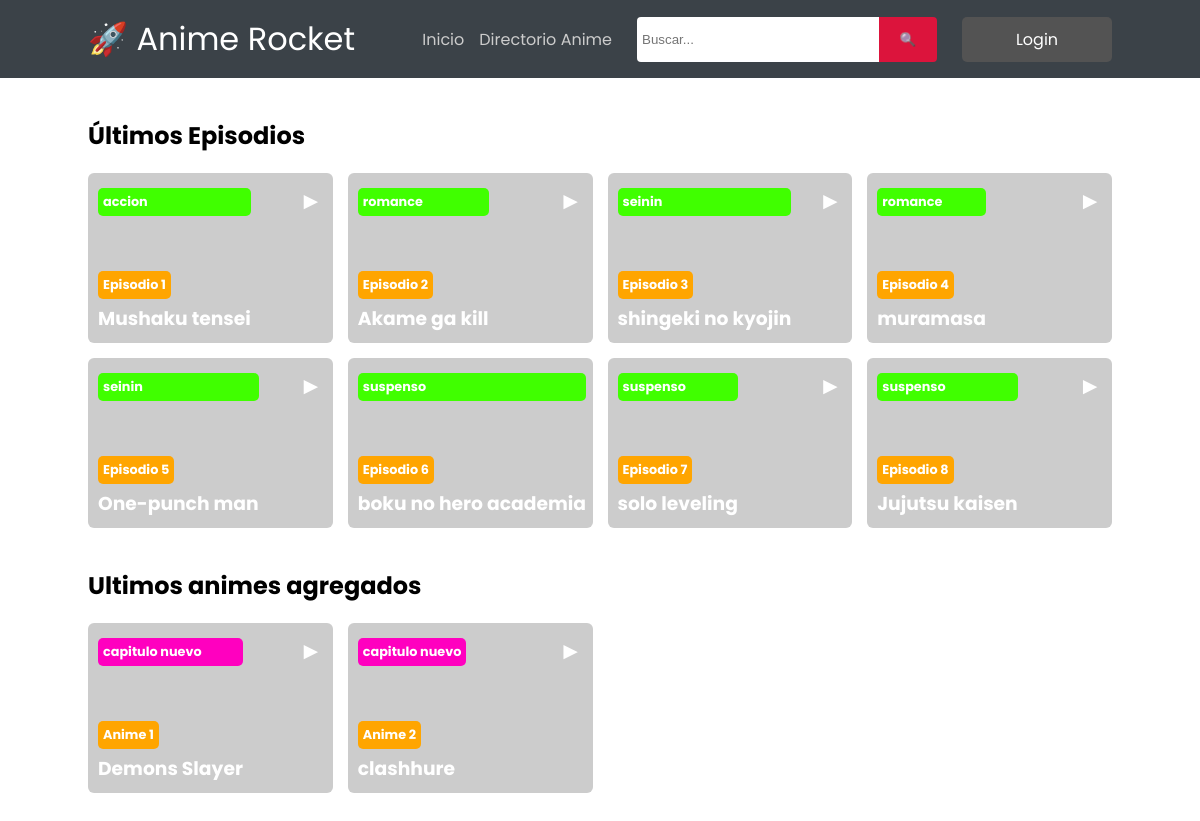
Before: / with the older database file.
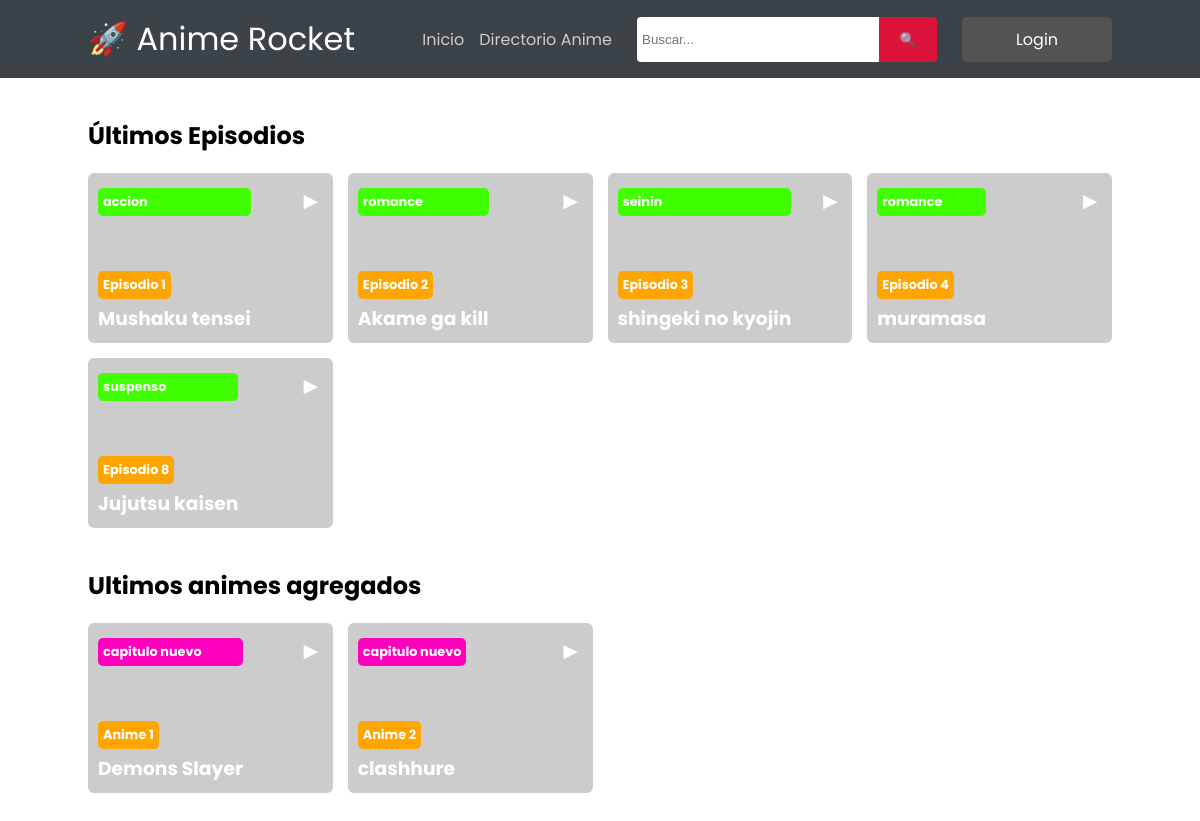
After: the same page with the newer database file.
### tables this page shows
CREATE TABLE `videos` (
  `id` int(11) NOT NULL,
  `capitulo` varchar(55) NOT NULL,
  `thumbnail` varchar(255) NOT NULL,
  `archivo` varchar(255) DEFAULT NULL,
  `categoria` varchar(11) NOT NULL,
  `anime` int(4) NOT NULL,
  `fecha_insercion` date NOT NULL,
  `fecha_publicacion` timestamp NOT NULL DEFAULT current_timestamp() ON UPDATE current_timestamp(),
  `orden` int(4) NOT NULL,
  `v_status` decimal(5,0) NOT NULL,
  `tipo` float DEFAULT NULL
);

CREATE TABLE `rv_categoria` (
  `id` int(11) NOT NULL,
  `categoria` varchar(50) NOT NULL
);

### config/videos.php (called while the page is built, shortened)
<?php
class videos extends mysqli
{
    public function get_videos(){
        $consulta = "SELECT v.id, v.capitulo, v.thumbnail, v.archivo, c.categoria, v.anime, v.fecha_insercion, v.orden, v.v_status FROM videos v INNER JOIN rv_categoria c ON v.categoria = c.id";
        $query=$this->query($consulta);
        return $query;
    }
}
?>

### config/listas.php (called while the page is built, shortened)
<?php
class listas extends mysqli
{
    public function get_listas($texto = ""){
        $consulta = "SELECT s.id, s.titulo, s.thumbnail, s.capitulos, s.fecha_insercion, s.votos, s.anio, s.l_tipo, s.l_categoria, c.rv_status FROM listas s LEFT JOIN rv_status c ON s.l_status = c.rv_id ";
        $query=$this->query($consulta);
        return $query;
    }
}

### index.php (the view, shortened to what this page needs)
<!DOCTYPE html>
<html lang="es-MX">
<head>
  <link rel="stylesheet" href="css/styles.css">
</head>
<body>
  <header>
    <div class="header">
    <div class="logo">🚀 Anime Rocket</div>
      <nav>
        <ul>
          <li><a href="index.php">Inicio</a></li>
          <li><a href="directorio.php">Directorio Anime</a></li>
        </ul>
        <div id="search">
         <form action= "index.php" method= "POST">
          <input type="text" placeholder="Buscar..." name="texto">
          <input type="submit" name="search" value="🔍">
       </form>
      </div>
        <a href="admin/index.html" class="login">Login</a>
      </nav>
    </div>
  </header>
  <section id="main">
    <h2>Últimos Episodios</h2>
    <div class="episodes">
    <?php
        require_once 'config/videos.php';
        require_once 'config/listas.php';
        $videos= new videos("localhost","root","","anime_rocket");
        if (isset($_POST['search'])){
          $result = $videos ->search($_POST['texto']);
        } else {
            $result = $videos ->get_videos();
        }
        while ($row = $result ->fetch_array()) {
    ?>
      <div class="episode">
        <p class="icon">►</p>
        <img src="<?php echo $row ['thumbnail']; ?>" alt="">
        <div class="episode_description">
        <h3 class="episode_cat"><?php echo $row['categoria']  ?></h3>
          <p class="episode_number">Episodio <?php echo $row ['id'];?></p>
          <h3 class="episode_title"><?php echo $row ['capitulo'];?></h3>
        </div>
      </div>
    <?php
    }
    ?>
    </div>
</section>
<section id="main">
<h1>Ultimos animes agregados</h1>
<div class="episodes">
<?php
        $listas= new listas ("localhost","root","","anime_rocket");
        if (isset($_POST['search'])){
          $result = $listas ->get_listas($_POST['texto']);
        } else {
            $result = $listas ->get_listas();
        }
        while ($row = $result ->fetch_array()) {
    ?>
      <div class="episode">
        <p class="icon">►</p>
        <img src="<?php echo $row ['thumbnail']; ?>" alt="">
        <div class="episode_description">
        <h3 class="episode_lis"><?php echo $row['rv_status'];?></h3>
          <p class="episode_number">Anime <?php echo $row ['id'];?></p>
          <h3 class="episode_title"><?php echo $row ['titulo'];?></h3>
        </div>
      </div>
    <?php
    }
    ?>
    </div>
  </section>
</body>
</html>

### css/styles.css (style rules this page uses)
* { margin: 0; padding: 0; }
body { font-family: 'Poppins', sans-serif; }
header { background: #3b4248; padding: 15px 0; width: 100%; }
.header { display: flex; max-width: 1024px; margin: auto; align-items: center; justify-content: space-between; }
.logo { font-size: 2rem; color: #fff; }
nav { display: flex; gap: 25px; }
nav ul { list-style: none; display: flex; align-items: center; gap: 15px; }
nav ul a { text-decoration: none; color: #ccc; font-size: 1rem; display: block; transition: all 0.5s ease; }
#search form { display: flex; align-items: center; width: 300px; }
#search form input { width: 80%; height: 35px; padding: 5px; border: none; border-radius: 4px 0 0 4px; }
#search form input[type='submit'] { width: 20%; height: 45px; background-color: crimson; border: none; border-radius: 0 4px 4px 0; }
.login { display: flex; justify-content: center; align-items: center; width: 150px; background: #535353; border-radius: 5px; text-decoration: none; color: #fff; text-align: center; transition: all 0.5s ease; }
#main { max-width: 1024px; margin: 40px auto; }
.episodes { display: grid; grid-template-columns: repeat(4, 1fr); gap: 15px; margin-top: 20px; }
.episode { position: relative; overflow: hidden; border-radius: 6px; cursor: pointer; }
.episode img { width: 100%; height: 100%; object-fit: cover; transition: all 0.5s ease-in-out; }
.icon { color: #fff; font-size: 1.5rem; position: absolute; top: 10px; right: 10px; }
.episode_description { position: absolute; bottom: 10px; left: 10px; color: #fff; }
.episode_number { background: orange; font-size: 0.8rem; font-weight: bold; width: auto; padding: 5px; border-radius: 5px; display: inline-block; margin-bottom: 5px; }
.episode_cat { background: rgb(64, 255, 0); padding: 5px; font-weight: bold; border-radius: 5px; display: right; margin-bottom: 55px; font-size: 0.8rem; }
.episode_lis { background: rgb(255, 0, 191); padding: 5px; font-weight: bold; border-radius: 5px; display: right; margin-bottom: 55px; font-size: 0.8rem; }

Changed rows visible on the page:
removed videos: rv_categoria.categoria "seinin", id "5", capitulo "One-punch man"
removed videos: rv_categoria.categoria "suspenso", id "6", capitulo "boku no hero academia"
removed videos: rv_categoria.categoria "suspenso", id "7", capitulo "solo leveling"
